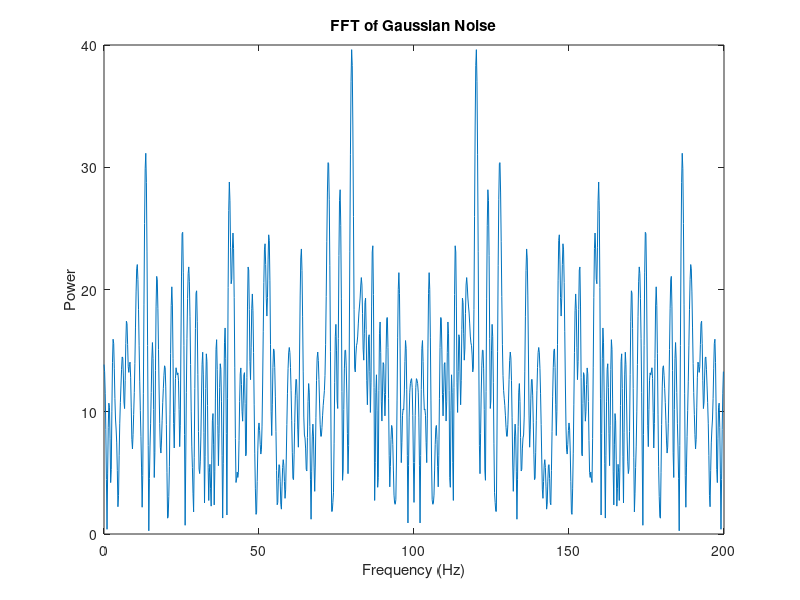

Write the MATLAB code that produced this figure.
N = 200;
freq = 1e6;
T = 1/freq;
S = T;
t = 0:(1/N)*S:S;
%x = square(2*pi*freq*t,50);
x = randn(size(t));
nfft = 1024;
X = fft(x,nfft);
mx = abs(X);
f = (0:nfft-1)*N/nfft;
plot(f,mx);
title('FFT of Gaussian Noise');
xlabel('Frequency (Hz)');
ylabel('Power');
